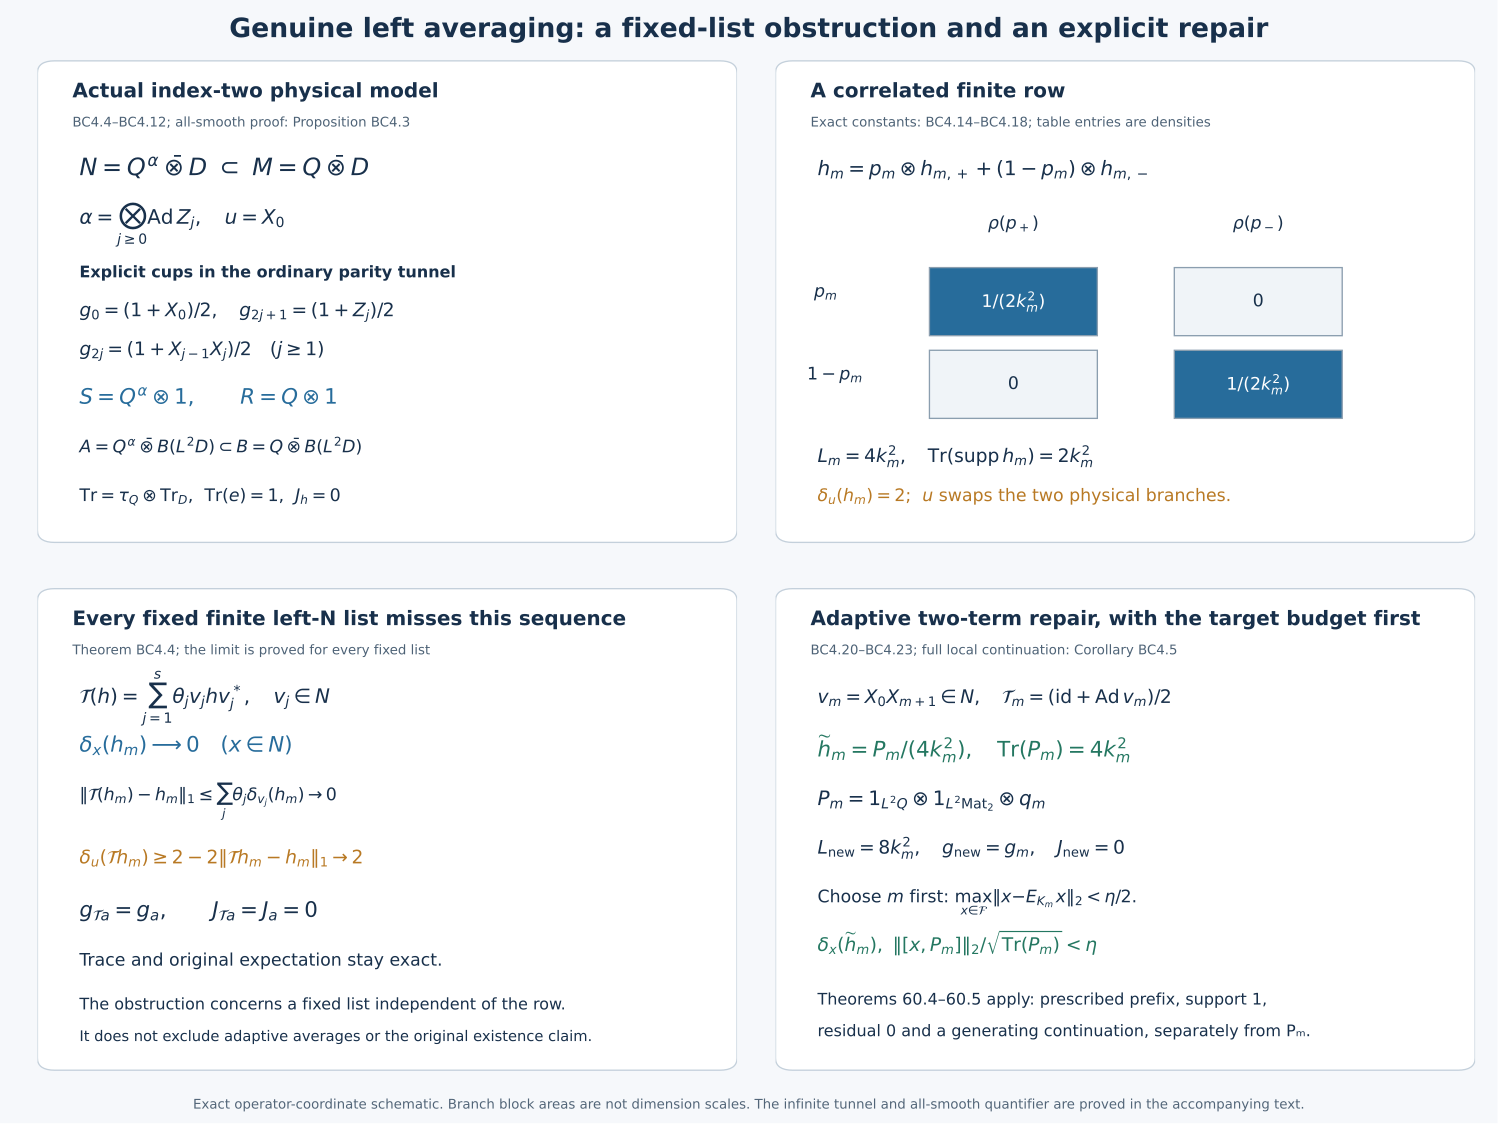

Python code for this plot:
"""CC0: finite coefficient checks and an exact operator-coordinate schematic.

Run with Python, NumPy and Matplotlib from any directory. All outputs are saved
beside this source. These checks support the infinite Jones-tunnel proof in the
accompanying text; the finite coefficient space is not promoted to a Jones core.
"""
from pathlib import Path
from itertools import product
import json
import numpy as np
import matplotlib
matplotlib.use("Agg")
import matplotlib.pyplot as plt
from matplotlib.patches import FancyBboxPatch, Rectangle

HERE = Path(__file__).resolve().parent
I = np.eye(2, dtype=complex)
X = np.array([[0, 1], [1, 0]], dtype=complex)
Y = np.array([[0, -1j], [1j, 0]], dtype=complex)
Z = np.diag([1, -1]).astype(complex)
PAULI = (I, X, Y, Z)


def tensor(*items):
    out = np.ones((1, 1), dtype=complex)
    for item in items:
        out = np.kron(out, item)
    return out


def leg(a, j):
    return tensor(*(a if i == j else I for i in range(3)))


def left(a):
    # Column-major vectorization, orthonormal normalized matrix units.
    return np.kron(np.eye(a.shape[0]), a)


def omega(n):
    return np.eye(n).reshape(-1, order="F") / np.sqrt(n)


def residual(a):
    return float(np.linalg.norm(a, ord=2))


def trace_norm(a):
    # The Q coordinate uses its inherited normalized trace, never Hilbert trace.
    return float(np.linalg.svd(a, compute_uv=False).sum() / 8)


def span_rank(basis, cup):
    cols = [(a @ cup @ b).reshape(-1) for a in basis for b in basis]
    return int(np.linalg.matrix_rank(np.column_stack(cols), tol=1e-9))


def run_checks():
    qI = np.eye(8)
    x = [leg(X, j) for j in range(3)]
    z = [leg(Z, j) for j in range(3)]
    cups = [(qI + x[0]) / 2, (qI + z[0]) / 2,
            (qI + x[0] @ x[1]) / 2, (qI + z[1]) / 2,
            (qI + x[1] @ x[2]) / 2, (qI + z[2]) / 2]
    cup_error = max(residual(p @ p - p) for p in cups)
    adjacent_error = max(residual(cups[j] @ cups[j + 1] @ cups[j]
                                  - cups[j] / 2) for j in range(5))
    distant_error = max(residual(cups[i] @ cups[j] - cups[j] @ cups[i])
                         for i in range(6) for j in range(i + 2, 6))
    parity = z[0] @ z[1] @ z[2]
    A = []
    T = []
    for indices in product(range(4), repeat=3):
        if sum(i in (1, 2) for i in indices) % 2 == 0:
            word = tensor(*(PAULI[i] for i in indices))
            A.append(word)
            if indices[0] in (0, 1):
                T.append(word)
    full_first = span_rank(A, cups[0])
    full_second = span_rank(T, cups[1])
    assert (len(A), len(T), full_first, full_second) == (32, 16, 64, 32)

    # m=1, k=2: three physical Q legs and two standard D legs.
    k = 2
    p = (qI + z[0] @ z[1]) / 2
    u = x[0]
    v = x[0] @ x[2]
    w = x[0] @ x[1]  # One fixed smaller-factor unitary commuting with p.
    rhs = np.zeros((32, 32), dtype=complex)
    lhs = rhs.copy()
    h = np.zeros((128, 128), dtype=complex)
    rows = []
    for s in range(2):
        branch = p if s == 0 else qI - p
        for r in range(2):
            c = np.zeros((2, 2), dtype=complex)
            c[r, s] = 1
            for a, b in product(range(2), repeat=2):
                V = np.linalg.matrix_power(X, a) @ np.linalg.matrix_power(Z, b)
                row = tensor(branch, c, V) / k
                rows.append(row)
                lhs += row @ row.conj().T
                rhs += row.conj().T @ row
                Dvector = np.kron(left(c) @ omega(2), left(V) @ omega(2))
                h += np.kron(branch, np.outer(Dvector, Dvector.conj())) / k**2
    rho_plus = np.kron(np.diag([1, 0]), I)
    rho_minus = np.kron(np.diag([0, 1]), I)
    hp = tensor(rho_plus, np.eye(4)) / (2 * k**2)
    hm = tensor(rho_minus, np.eye(4)) / (2 * k**2)
    h_formula = np.kron(p, hp) + np.kron(qI - p, hm)
    rhs_formula = tensor(p, np.diag([2, 0]), I) \
        + tensor(qI - p, np.diag([0, 2]), I)
    U = np.kron(u, np.eye(16))
    Vbig = np.kron(v, np.eye(16))
    Wbig = np.kron(w, np.eye(16))
    repaired = (h + Vbig @ h @ Vbig.conj().T) / 2
    P = 4 * k**2 * repaired
    repaired_rows = [row / np.sqrt(2) for row in rows] + [
        np.kron(v, np.eye(4)) @ row / np.sqrt(2) for row in rows]
    right_after = sum((a.conj().T @ a for a in repaired_rows),
                      np.zeros_like(rhs))
    defects = {
        "old_u_L1_defect": trace_norm(U @ h @ U.conj().T - h),
        "old_adaptive_v_L1_defect": trace_norm(Vbig @ h @ Vbig.conj().T - h),
        "fixed_w_L1_defect": trace_norm(Wbig @ h @ Wbig.conj().T - h),
        "repaired_u_L1_defect": trace_norm(U @ repaired @ U.conj().T - repaired),
    }
    errors = {
        "cup_projection": cup_error,
        "adjacent_cup_half_compression": adjacent_error,
        "nonadjacent_cup_commutation": distant_error,
        "v_is_even": residual(parity @ v @ parity - v),
        "left_coisometry": residual(lhs - np.eye(32)),
        "right_sum_formula": residual(rhs - rhs_formula),
        "actual_density_formula": residual(h - h_formula),
        "old_scaled_support_projection": residual(
            (2 * k**2 * h) @ (2 * k**2 * h) - 2 * k**2 * h),
        "adaptive_support_projection": residual(P @ P - P),
        "adaptive_density_formula": residual(repaired - np.eye(128) / (4 * k**2)),
        "right_sum_preserved": residual(right_after - rhs),
    }
    assert max(errors.values()) < 1e-10
    assert abs(defects["old_u_L1_defect"] - 2) < 1e-10
    assert abs(defects["old_adaptive_v_L1_defect"] - 2) < 1e-10
    assert defects["fixed_w_L1_defect"] < 1e-10
    assert defects["repaired_u_L1_defect"] < 1e-10

    # Physical marginal on a full Pauli basis in the finite coefficient window.
    marginal_error = 0.0
    compatibility_error = 0.0
    for indices in product(range(4), repeat=5):
        qword = tensor(*(PAULI[i] for i in indices[:3]))
        dword = tensor(*(PAULI[i] for i in indices[3:]))
        Lop = tensor(qword, left(PAULI[indices[3]]),
                     left(PAULI[indices[4]]))
        actual = np.einsum("ij,ji->", h, Lop) / 8
        physical = np.trace(qword) / 8 * np.trace(dword) / 4
        marginal_error = max(marginal_error, float(abs(actual - physical)))
    # E_A acts only by physical parity; h is exactly fixed by that action.
    PARITY = np.kron(parity, np.eye(16))
    compatibility_error = residual(PARITY @ h @ PARITY - h)
    assert marginal_error < 1e-10 and compatibility_error < 1e-10
    return {
        "scope": "finite coefficient checks supporting BC4.1-BC4.23; not a substitute core",
        "normalization": "Q normalized trace times ordinary Hilbert trace on D",
        "m": 1, "k": k,
        "old_row_length": len(rows), "repaired_row_length": len(repaired_rows),
        "old_density_trace": float(np.trace(h).real / 8),
        "repaired_density_trace": float(np.trace(repaired).real / 8),
        "old_support_canonical_trace": float(np.trace(2 * k**2 * h).real / 8),
        "repaired_support_canonical_trace": float(np.trace(P).real / 8),
        "finite_fullness_dimensions": {
            "A": len(A), "T": len(T),
            "span_A_pX_A": full_first, "span_T_pZ_T": full_second},
        "residuals": errors, "defects": defects,
        "physical_marginal_full_1024_word_basis_error": marginal_error,
        "expectation_compatibility_error": compatibility_error,
        "J": 0,
        "proof_of_asymptotic_fixed_list_claim": "BC4.17-BC4.19, analytic, not sampled",
    }


def make_figure():
    plt.rcParams.update({"font.family": "DejaVu Sans", "font.size": 12,
                         "svg.fonttype": "path"})
    fig, axes = plt.subplots(2, 2, figsize=(15.6, 11.7))
    fig.patch.set_facecolor("#f6f8fb")
    blue, gold, green, ink = "#276c9b", "#b87924", "#247761", "#18304b"
    for ax in axes.flat:
        ax.set_xlim(0, 1)
        ax.set_ylim(0, 1)
        ax.axis("off")
        ax.add_patch(FancyBboxPatch((.01, .015), .98, .97,
                    boxstyle="round,pad=.01,rounding_size=.025",
                    linewidth=1, edgecolor="#c4d0db", facecolor="white"))
    def label(ax, x, y, text, size=12, color=ink, **kw):
        return ax.text(x, y, text, fontsize=size, color=color, **kw)
    def title(ax, text, proof):
        label(ax, .05, .92, text, 15, weight="bold")
        label(ax, .05, .86, proof, 10, color="#4d6276")

    ax = axes[0, 0]
    title(ax, "Actual index-two physical model", "BC4.4–BC4.12; all-smooth proof: Proposition BC4.3")
    label(ax, .06, .76, r"$N=Q^\alpha\bar\otimes D\ \subset\ M=Q\bar\otimes D$", 18)
    label(ax, .06, .66, r"$\alpha=\bigotimes_{j\geq0}\mathrm{Ad}\,Z_j,\quad u=X_0$", 15)
    label(ax, .06, .55, "Explicit cups in the ordinary parity tunnel", 12, weight="bold")
    label(ax, .06, .47, r"$g_0=(1+X_0)/2,\quad g_{2j+1}=(1+Z_j)/2$", 14)
    label(ax, .06, .39, r"$g_{2j}=(1+X_{j-1}X_j)/2\quad(j\geq1)$", 14)
    label(ax, .06, .29, r"$S=Q^\alpha\otimes1,\qquad R=Q\otimes1$", 16, color=blue)
    label(ax, .06, .19, r"$A=Q^\alpha\bar\otimes B(L^2D)\subset B=Q\bar\otimes B(L^2D)$", 13)
    label(ax, .06, .09, r"$\mathrm{Tr}=\tau_Q\otimes\mathrm{Tr}_{D}$,  $\mathrm{Tr}(e)=1$,  $J_h=0$", 13)

    ax = axes[0, 1]
    title(ax, "A correlated finite row", "Exact constants: BC4.14–BC4.18; table entries are densities")
    label(ax, .06, .76, r"$h_m=p_m\otimes h_{m,+}+(1-p_m)\otimes h_{m,-}$", 15)
    # The branch blocks are a support schematic, not scaled Hilbert dimensions.
    for s, xx in enumerate((.22, .57)):
        label(ax, xx + .12, .65, (r"$\rho(p_+)$" if s == 0 else r"$\rho(p_-)$"),
              13, ha="center")
    label(ax, .055, .51, r"$p_m$", 13)
    label(ax, .045, .34, r"$1-p_m$", 13)
    for r, yy in enumerate((.43, .26)):
        for s, xx in enumerate((.22, .57)):
            color = blue if r == s else "#f0f4f8"
            ax.add_patch(Rectangle((xx, yy), .24, .14, facecolor=color,
                                   edgecolor="#8b9eaf", linewidth=1))
            label(ax, xx + .12, yy + .07,
                  r"$1/(2k_m^2)$" if r == s else r"$0$",
                  13, color="white" if r == s else ink,
                  ha="center", va="center")
    label(ax, .06, .17, r"$L_m=4k_m^2,\quad \mathrm{Tr}(\mathrm{supp}\,h_m)=2k_m^2$", 14)
    label(ax, .06, .09, r"$\delta_u(h_m)=2$;  $u$ swaps the two physical branches.", 13, color=gold)

    ax = axes[1, 0]
    title(ax, "Every fixed finite left-N list misses this sequence", "Theorem BC4.4; the limit is proved for every fixed list")
    label(ax, .06, .76, r"$\mathcal{T}(h)=\sum_{j=1}^{s}\theta_jv_jhv_j^*,\quad v_j\in N$", 15)
    label(ax, .06, .66, r"$\delta_x(h_m)\longrightarrow0\quad(x\in N)$", 16, color=blue)
    label(ax, .06, .56, r"$\|\mathcal{T}(h_m)-h_m\|_1\leq\sum_j\theta_j\delta_{v_j}(h_m)\to0$", 13)
    label(ax, .06, .43, r"$\delta_u(\mathcal{T}h_m)\geq2-2\|\mathcal{T}h_m-h_m\|_1\to2$", 14, color=gold)
    label(ax, .06, .32, r"$g_{\mathcal{T}a}=g_a,\qquad J_{\mathcal{T}a}=J_a=0$", 16)
    label(ax, .06, .22, "Trace and original expectation stay exact.", 13)
    label(ax, .06, .13, "The obstruction concerns a fixed list independent of the row.", 12)
    label(ax, .06, .065, "It does not exclude adaptive averages or the original existence claim.", 11)

    ax = axes[1, 1]
    title(ax, "Adaptive two-term repair, with the target budget first", "BC4.20–BC4.23; full local continuation: Corollary BC4.5")
    label(ax, .06, .76, r"$v_m=X_0X_{m+1}\in N,\quad \mathcal{T}_m=(\mathrm{id}+\mathrm{Ad}\,v_m)/2$", 14)
    label(ax, .06, .65, r"$\widetilde h_m=P_m/(4k_m^2),\quad\mathrm{Tr}(P_m)=4k_m^2$", 16, color=green)
    label(ax, .06, .55, r"$P_m=1_{L^2Q}\otimes1_{L^2\mathrm{Mat}_2}\otimes q_m$", 15)
    label(ax, .06, .45, r"$L_{\rm new}=8k_m^2,\quad g_{\rm new}=g_m,\quad J_{\rm new}=0$", 14)
    label(ax, .06, .35, r"Choose $m$ first: $\max_{x\in\mathcal{F}}\|x-E_{K_m}x\|_2<\eta/2$.", 13)
    label(ax, .06, .25, r"$\delta_x(\widetilde h_m),\ \|[x,P_m]\|_2/\sqrt{\mathrm{Tr}(P_m)}<\eta$", 14, color=green)
    label(ax, .06, .14, "Theorems 60.4–60.5 apply: prescribed prefix, support 1,", 12)
    label(ax, .06, .075, "residual 0 and a generating continuation, separately from Pₘ.", 12)

    fig.suptitle("Genuine left averaging: a fixed-list obstruction and an explicit repair",
                 fontsize=20, color=ink, weight="bold", y=.985)
    fig.text(.5, .013,
             "Exact operator-coordinate schematic. Branch block areas are not dimension scales. "
             "The infinite tunnel and all-smooth quantifier are proved in the accompanying text.",
             ha="center", fontsize=10, color="#526578")
    fig.subplots_adjust(top=.948, bottom=.045, left=.025, right=.985,
                        hspace=.085, wspace=.055)
    fig.savefig(HERE / "left-repair-obstruction-v11.svg", metadata={"Creator": "CC0 original figure source"})
    fig.savefig(HERE / "left-repair-obstruction-v11.png", dpi=150)
    plt.close(fig)


if __name__ == "__main__":
    result = run_checks()
    (HERE / "finite-checks.json").write_text(
        json.dumps(result, indent=2) + "\n", encoding="utf-8")
    make_figure()
    print(json.dumps(result, indent=2))
